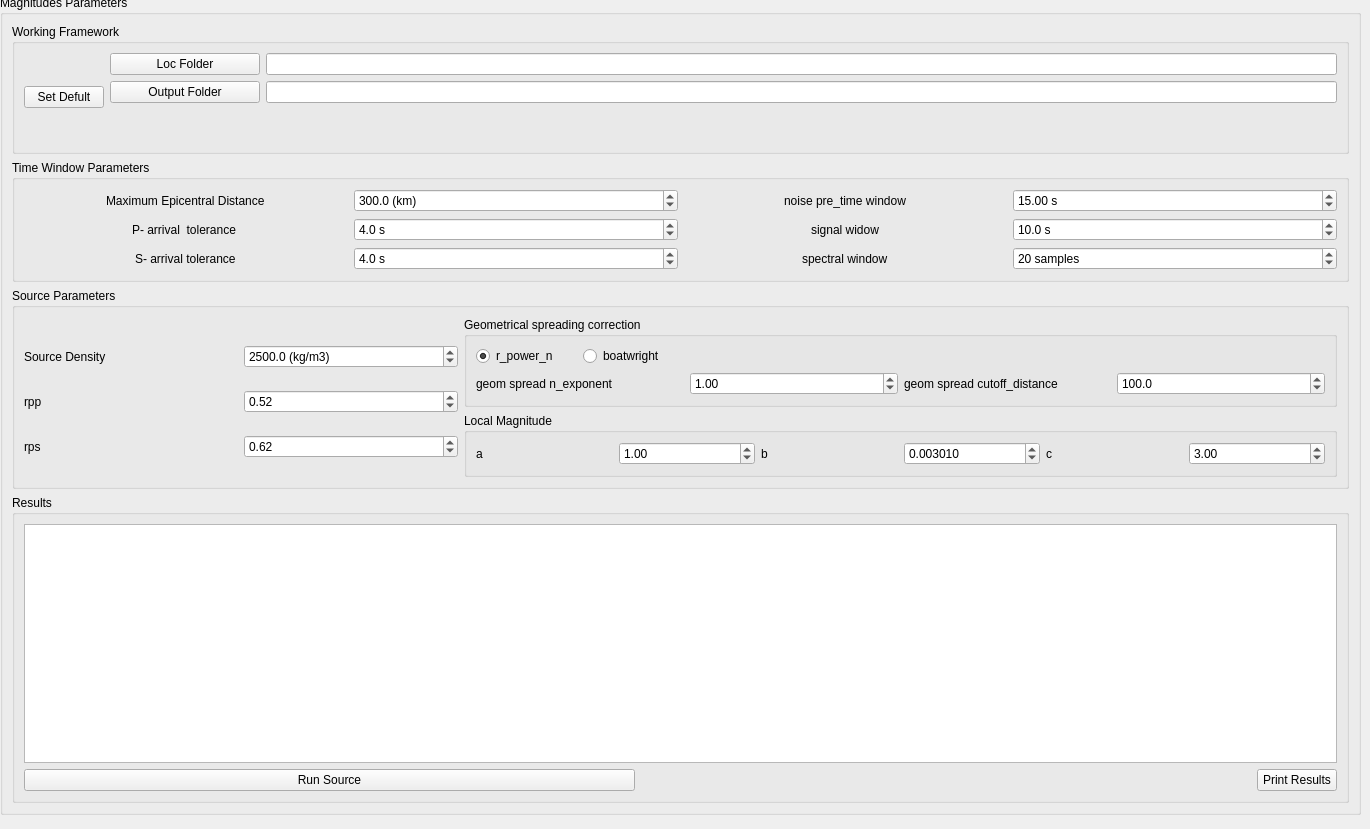
      <widget class="QWidget" name="tab_2">
       <attribute name="title">
        <string>Source</string>
       </attribute>
       <widget class="QGroupBox" name="groupBox_3">
        <property name="geometry">
         <rect>
          <x>0</x>
          <y>-5</y>
          <width>1361</width>
          <height>820</height>
         </rect>
        </property>
        <property name="title">
         <string>Magnitudes Parameters</string>
        </property>
        <layout class="QVBoxLayout" name="verticalLayout_8">
         <item>
          <widget class="QGroupBox" name="groupBox_20">
           <property name="sizePolicy">
            <sizepolicy hsizetype="Preferred" vsizetype="Minimum">
             <horstretch>0</horstretch>
             <verstretch>0</verstretch>
            </sizepolicy>
           </property>
           <property name="minimumSize">
            <size>
             <width>0</width>
             <height>130</height>
            </size>
           </property>
           <property name="maximumSize">
            <size>
             <width>16777215</width>
             <height>130</height>
            </size>
           </property>
           <property name="title">
            <string>Working Framework</string>
           </property>
           <layout class="QVBoxLayout" name="verticalLayout_9">
            <property name="sizeConstraint">
             <enum>QLayout::SetDefaultConstraint</enum>
            </property>
            <item>
             <layout class="QGridLayout" name="gridLayout_7">
              <property name="topMargin">
               <number>0</number>
              </property>
              <item row="0" column="1">
               <widget class="QPushButton" name="setLocFolderBtn">
                <property name="minimumSize">
                 <size>
                  <width>150</width>
                  <height>0</height>
                 </size>
                </property>
                <property name="maximumSize">
                 <size>
                  <width>150</width>
                  <height>16777215</height>
                 </size>
                </property>
                <property name="text">
                 <string>Loc Folder</string>
                </property>
               </widget>
              </item>
              <item row="1" column="1">
               <widget class="QPushButton" name="setSourceOutBtn">
                <property name="minimumSize">
                 <size>
                  <width>150</width>
                  <height>0</height>
                 </size>
                </property>
                <property name="maximumSize">
                 <size>
                  <width>150</width>
                  <height>16777215</height>
                 </size>
                </property>
                <property name="text">
                 <string>Output Folder</string>
                </property>
               </widget>
              </item>
              <item row="0" column="0" rowspan="3">
               <widget class="QPushButton" name="setDefaultSourceBtn">
                <property name="text">
                 <string>Set Defult</string>
                </property>
               </widget>
              </item>
              <item row="1" column="2">
               <widget class="QLineEdit" name="source_outLE">
                <property name="sizePolicy">
                 <sizepolicy hsizetype="Expanding" vsizetype="Preferred">
                  <horstretch>0</horstretch>
                  <verstretch>0</verstretch>
                 </sizepolicy>
                </property>
               </widget>
              </item>
              <item row="0" column="2">
               <widget class="QLineEdit" name="source_locsLE">
                <property name="sizePolicy">
                 <sizepolicy hsizetype="Expanding" vsizetype="Maximum">
                  <horstretch>0</horstretch>
                  <verstretch>0</verstretch>
                 </sizepolicy>
                </property>
               </widget>
              </item>
             </layout>
            </item>
           </layout>
          </widget>
         </item>
         <item>
          <layout class="QGridLayout" name="gridLayout_4">
           <item row="0" column="0">
            <widget class="QGroupBox" name="groupBox_12">
             <property name="title">
              <string>Time Window Parameters</string>
             </property>
             <layout class="QGridLayout" name="gridLayout_6">
              <item row="4" column="1">
               <widget class="QDoubleSpinBox" name="s_tolDB">
                <property name="suffix">
                 <string> s</string>
                </property>
                <property name="decimals">
                 <number>1</number>
                </property>
                <property name="maximum">
                 <double>10.000000000000000</double>
                </property>
                <property name="singleStep">
                 <double>0.500000000000000</double>
                </property>
                <property name="value">
                 <double>4.000000000000000</double>
                </property>
               </widget>
              </item>
              <item row="2" column="2" alignment="Qt::AlignHCenter">
               <widget class="QLabel" name="label_30">
                <property name="text">
                 <string>noise pre_time window</string>
                </property>
               </widget>
              </item>
              <item row="2" column="0" alignment="Qt::AlignHCenter">
               <widget class="QLabel" name="label_26">
                <property name="text">
                 <string>Maximum Epicentral Distance</string>
                </property>
               </widget>
              </item>
              <item row="3" column="0" alignment="Qt::AlignHCenter">
               <widget class="QLabel" name="label_29">
                <property name="text">
                 <string>P- arrival  tolerance </string>
                </property>
               </widget>
              </item>
              <item row="2" column="1">
               <widget class="QDoubleSpinBox" name="mag_max_distDB">
                <property name="prefix">
                 <string/>
                </property>
                <property name="suffix">
                 <string> (km)</string>
                </property>
                <property name="decimals">
                 <number>1</number>
                </property>
                <property name="maximum">
                 <double>5000.000000000000000</double>
                </property>
                <property name="singleStep">
                 <double>2.000000000000000</double>
                </property>
                <property name="value">
                 <double>300.000000000000000</double>
                </property>
               </widget>
              </item>
              <item row="3" column="1">
               <widget class="QDoubleSpinBox" name="p_tolDB">
                <property name="suffix">
                 <string> s</string>
                </property>
                <property name="decimals">
                 <number>1</number>
                </property>
                <property name="maximum">
                 <double>10.000000000000000</double>
                </property>
                <property name="singleStep">
                 <double>0.100000000000000</double>
                </property>
                <property name="value">
                 <double>4.000000000000000</double>
                </property>
               </widget>
              </item>
              <item row="4" column="0" alignment="Qt::AlignHCenter">
               <widget class="QLabel" name="label_51">
                <property name="text">
                 <string>S- arrival tolerance</string>
                </property>
               </widget>
              </item>
              <item row="2" column="3">
               <widget class="QDoubleSpinBox" name="noise_windowDB">
                <property name="suffix">
                 <string> s</string>
                </property>
                <property name="maximum">
                 <double>1000.000000000000000</double>
                </property>
                <property name="value">
                 <double>15.000000000000000</double>
                </property>
               </widget>
              </item>
              <item row="3" column="3">
               <widget class="QDoubleSpinBox" name="signal_windowDB">
                <property name="suffix">
                 <string> s</string>
                </property>
                <property name="decimals">
                 <number>1</number>
                </property>
                <property name="maximum">
                 <double>3600.000000000000000</double>
                </property>
                <property name="value">
                 <double>10.000000000000000</double>
                </property>
               </widget>
              </item>
              <item row="3" column="2" alignment="Qt::AlignHCenter">
               <widget class="QLabel" name="label_52">
                <property name="text">
                 <string>signal widow</string>
                </property>
               </widget>
              </item>
              <item row="4" column="2" alignment="Qt::AlignHCenter">
               <widget class="QLabel" name="label_53">
                <property name="text">
                 <string>spectral window</string>
                </property>
               </widget>
              </item>
              <item row="4" column="3">
               <widget class="QSpinBox" name="spec_windowSB">
                <property name="suffix">
                 <string> samples</string>
                </property>
                <property name="prefix">
                 <string/>
                </property>
                <property name="maximum">
                 <number>500</number>
                </property>
                <property name="value">
                 <number>20</number>
                </property>
               </widget>
              </item>
             </layout>
            </widget>
           </item>
          </layout>
         </item>
         <item>
          <layout class="QGridLayout" name="gridLayout_14">
           <item row="0" column="0">
            <widget class="QGroupBox" name="groupBox_13">
             <property name="title">
              <string>Source Parameters</string>
             </property>
             <layout class="QGridLayout" name="gridLayout_13">
              <item row="2" column="2" colspan="2">
               <widget class="QGroupBox" name="groupBox_15">
                <property name="title">
                 <string>Local Magnitude</string>
                </property>
                <layout class="QGridLayout" name="gridLayout_16">
                 <item row="0" column="1">
                  <widget class="QDoubleSpinBox" name="mag_aDB">
                   <property name="minimum">
                    <double>-99.000000000000000</double>
                   </property>
                   <property name="value">
                    <double>1.000000000000000</double>
                   </property>
                  </widget>
                 </item>
                 <item row="0" column="4">
                  <widget class="QLabel" name="label_38">
                   <property name="text">
                    <string>c</string>
                   </property>
                  </widget>
                 </item>
                 <item row="0" column="0">
                  <widget class="QLabel" name="label_36">
                   <property name="text">
                    <string>a</string>
                   </property>
                  </widget>
                 </item>
                 <item row="0" column="2">
                  <widget class="QLabel" name="label_37">
                   <property name="text">
                    <string>b</string>
                   </property>
                  </widget>
                 </item>
                 <item row="0" column="3">
                  <widget class="QDoubleSpinBox" name="mag_bDB">
                   <property name="decimals">
                    <number>6</number>
                   </property>
                   <property name="minimum">
                    <double>-99.000000000000000</double>
                   </property>
                   <property name="maximum">
                    <double>99.000000000000000</double>
                   </property>
                   <property name="value">
                    <double>0.003010000000000</double>
                   </property>
                  </widget>
                 </item>
                 <item row="0" column="5">
                  <widget class="QDoubleSpinBox" name="mag_cDB">
                   <property name="minimum">
                    <double>-99.000000000000000</double>
                   </property>
                   <property name="value">
                    <double>3.000000000000000</double>
                   </property>
                  </widget>
                 </item>
                </layout>
               </widget>
              </item>
              <item row="1" column="2" colspan="2">
               <widget class="QGroupBox" name="groupBox_14">
                <property name="title">
                 <string>Geometrical spreading correction</string>
                </property>
                <layout class="QGridLayout" name="gridLayout_15">
                 <item row="2" column="0">
                  <widget class="QLabel" name="label_27">
                   <property name="text">
                    <string>geom spread n_exponent</string>
                   </property>
                  </widget>
                 </item>
                 <item row="0" column="0">
                  <layout class="QHBoxLayout" name="horizontalLayout_2">
                   <item>
                    <widget class="QRadioButton" name="r_power_nRB">
                     <property name="text">
                      <string>r_power_n</string>
                     </property>
                     <property name="checked">
                      <bool>true</bool>
                     </property>
                    </widget>
                   </item>
                   <item>
                    <widget class="QRadioButton" name="radioButton_2">
                     <property name="text">
                      <string>boatwright</string>
                     </property>
                    </widget>
                   </item>
                  </layout>
                 </item>
                 <item row="2" column="1">
                  <widget class="QDoubleSpinBox" name="geom_spread_n_exponentDB">
                   <property name="value">
                    <double>1.000000000000000</double>
                   </property>
                  </widget>
                 </item>
                 <item row="2" column="2">
                  <widget class="QLabel" name="label_28">
                   <property name="text">
                    <string>geom spread cutoff_distance</string>
                   </property>
                  </widget>
                 </item>
                 <item row="2" column="3">
                  <widget class="QDoubleSpinBox" name="geom_spread_cutoff_distanceDB">
                   <property name="decimals">
                    <number>1</number>
                   </property>
                   <property name="maximum">
                    <double>400.000000000000000</double>
                   </property>
                   <property name="value">
                    <double>100.000000000000000</double>
                   </property>
                  </widget>
                 </item>
                </layout>
               </widget>
              </item>
              <item row="1" column="0" rowspan="2">
               <layout class="QGridLayout" name="gridLayout_21">
                <property name="topMargin">
                 <number>12</number>
                </property>
                <item row="0" column="1">
                 <widget class="QDoubleSpinBox" name="automag_density_DB">
                  <property name="suffix">
                   <string> (kg/m3)</string>
                  </property>
                  <property name="decimals">
                   <number>1</number>
                  </property>
                  <property name="maximum">
                   <double>5000.000000000000000</double>
                  </property>
                  <property name="value">
                   <double>2500.000000000000000</double>
                  </property>
                 </widget>
                </item>
                <item row="1" column="1">
                 <widget class="QDoubleSpinBox" name="automag_rppDB">
                  <property name="toolTip">
                   <string>P-wave average radiation pattern coefficient</string>
                  </property>
                  <property name="value">
                   <double>0.520000000000000</double>
                  </property>
                 </widget>
                </item>
                <item row="0" column="0">
                 <widget class="QLabel" name="label_33">
                  <property name="text">
                   <string>Source Density</string>
                  </property>
                 </widget>
                </item>
                <item row="1" column="0">
                 <widget class="QLabel" name="label_34">
                  <property name="text">
                   <string>rpp</string>
                  </property>
                 </widget>
                </item>
                <item row="2" column="1">
                 <widget class="QDoubleSpinBox" name="automag_rpsDB">
                  <property name="value">
                   <double>0.620000000000000</double>
                  </property>
                 </widget>
                </item>
                <item row="2" column="0">
                 <widget class="QLabel" name="label_35">
                  <property name="toolTip">
                   <string>S-wave average radiation pattern coefficient</string>
                  </property>
                  <property name="text">
                   <string>rps</string>
                  </property>
                 </widget>
                </item>
               </layout>
              </item>
             </layout>
            </widget>
           </item>
          </layout>
         </item>
         <item>
          <layout class="QGridLayout" name="gridLayout_17">
           <item row="0" column="0">
            <widget class="QGroupBox" name="groupBox_16">
             <property name="title">
              <string>Results</string>
             </property>
             <layout class="QGridLayout" name="gridLayout_18">
              <item row="1" column="0">
               <widget class="QPushButton" name="mag_runBtn">
                <property name="sizePolicy">
                 <sizepolicy hsizetype="MinimumExpanding" vsizetype="Fixed">
                  <horstretch>0</horstretch>
                  <verstretch>0</verstretch>
                 </sizepolicy>
                </property>
                <property name="text">
                 <string>Run Source</string>
                </property>
               </widget>
              </item>
              <item row="1" column="2">
               <widget class="QPushButton" name="printSourceResultsBtn">
                <property name="sizePolicy">
                 <sizepolicy hsizetype="Maximum" vsizetype="Fixed">
                  <horstretch>0</horstretch>
                  <verstretch>0</verstretch>
                 </sizepolicy>
                </property>
                <property name="text">
                 <string>Print Results</string>
                </property>
               </widget>
              </item>
              <item row="0" column="0" colspan="3">
               <widget class="QPlainTextEdit" name="automagnitudesText"/>
              </item>
              <item row="1" column="1">
               <spacer name="horizontalSpacer">
                <property name="orientation">
                 <enum>Qt::Horizontal</enum>
                </property>
                <property name="sizeHint" stdset="0">
                 <size>
                  <width>40</width>
                  <height>20</height>
                 </size>
                </property>
               </spacer>
              </item>
             </layout>
            </widget>
           </item>
          </layout>
         </item>
        </layout>
       </widget>
      </widget>
